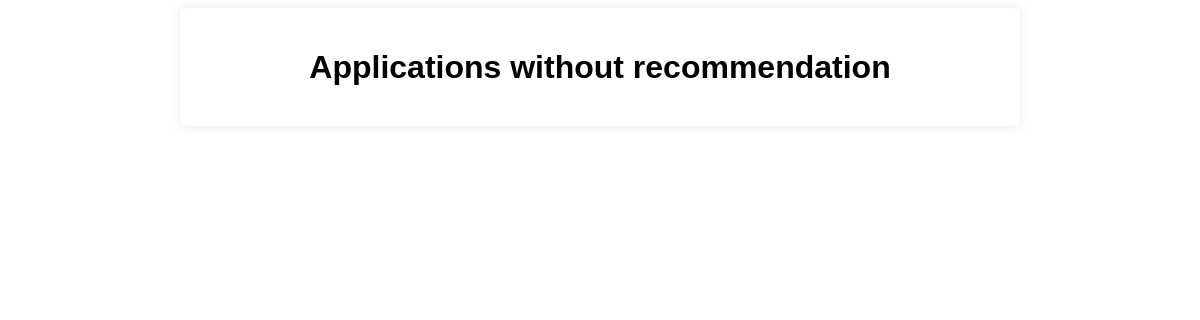
The app's page /applications, older data.
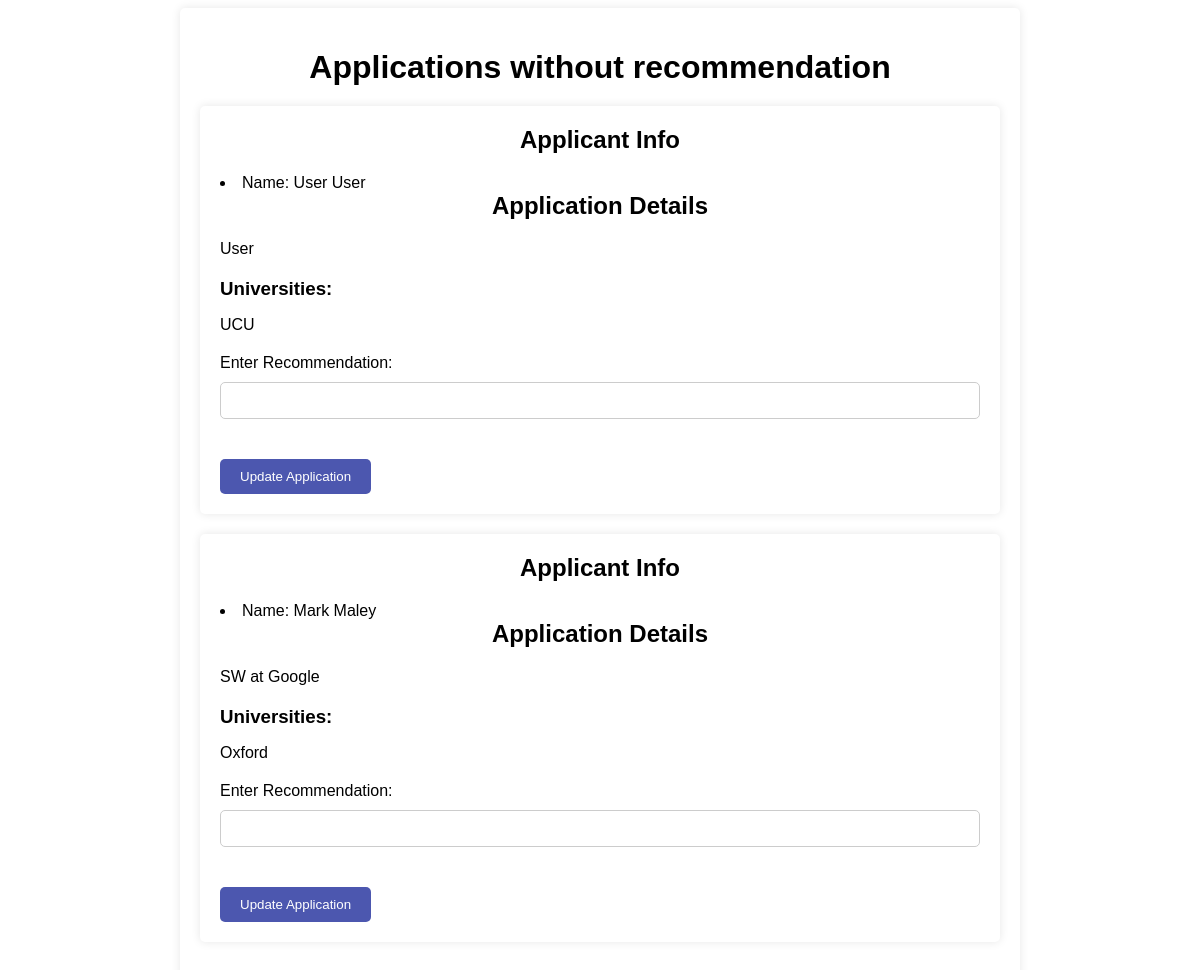
The same page, newer data.
### app.py (models this page shows, shortened)
class Application(db.Model):
    id = db.Column(db.Integer, primary_key=True)
    recommendation = db.Column(db.String(500))
    applicant_id = db.Column(db.Integer, db.ForeignKey('applicant.id'), unique=False, nullable=False)
    applicant = db.relationship("Applicant", back_populates="applications")
    position_id = db.Column(db.Integer, db.ForeignKey('position.id'), unique=False, nullable=False)
    position = db.relationship("Position", back_populates="applications")

class Applicant(db.Model):
    id = db.Column(db.Integer, primary_key=True)
    first_name = db.Column(db.String(45))
    last_name = db.Column(db.String(45))
    cv_id = db.Column(db.Integer, db.ForeignKey('cv.id'), unique=True)
    cv = db.relationship("CV", back_populates="applicant", uselist=False)
    applications = db.relationship('Application', back_populates='applicant', lazy='dynamic')
    offers = db.relationship('Offer', back_populates='applicant', lazy='dynamic')

class CV(db.Model):
    id = db.Column(db.Integer, primary_key=True)
    experience = db.Column(db.String(450))
    applicant = db.relationship("Applicant", back_populates="cv")
    universities = db.relationship('University', secondary=cv_universities_association, backref=db.backref('cvs', lazy='dynamic'))

class University(db.Model):
    id = db.Column(db.Integer, primary_key=True)
    name = db.Column(db.String(100))
    location = db.Column(db.String(100))

### app.py (the view)
@app.route('/applications')
def get_applications():
    applications = Application.query.filter(Application.recommendation == None).all()
    return render_template('applications.html', applications = applications)

### templates/applications.html (shortened to what this page needs)
<!DOCTYPE html>
<html lang="en">
<head>
    <link rel="stylesheet" type="text/css" href="{{ url_for('static', filename='styles/styles.css') }}">
</head>
<div class="container">
    <h1>Applications without recommendation</h1>
    <div class = "content_applications">
        {% for application in applications %}
            <div class="application">
                <h2>Applicant Info</h2>
                <li>Name: {{ application.applicant.first_name }} {{ application.applicant.last_name }}</li>
                <h2>Application Details</h2>
                <p>{{ application.applicant.cv.experience }}</p>
                <h3>Universities:</h3>
                <div>
                    {% for university in application.applicant.cv.universities %}
                        <p>{{ university.name }}</p>
                    {% endfor %}
                </div>
                <div class="update-container">
                    <label for="recommendation">Enter Recommendation:</label>
                    <input type="text" id="recommendation-{{ application.id }}">
                    <button class="update-application-button" data-id="{{ application.id }}">Update Application</button>
                </div>
            </div>
        {% endfor %}
        </div>
</div>
<body>
</body>
</html>

### static/styles/styles.css (style rules this page uses)
* { font-family: Arial, sans-serif; }
.container { max-width: 800px; margin: 0 auto; padding: 20px; }
.application { background-color: #fff; border-radius: 5px; padding: 20px; margin-bottom: 20px; box-shadow: 0 0 10px rgba(0, 0, 0, 0.1); }
.application h2 { margin-top: 0; }
.update-container { margin-top: 20px; }
.update-container label { display: block; margin-bottom: 10px; }
.update-container input[type="text"] { width: 100%; padding: 10px; border-radius: 5px; border: 1px solid #ccc; margin-bottom: 10px; box-sizing: border-box; }
.update-container button { padding: 10px 20px; border: none; border-radius: 5px; background-color: #4c57af; color: white; cursor: pointer; transition: background-color 0.3s; }
.container { background-color: #fff; border-radius: 5px; padding: 20px; box-shadow: 0 0 10px rgba(0, 0, 0, 0.1); }
.container h1 { text-align: center; margin-bottom: 20px; }
label { margin-bottom: 10px; }
input[type="text"] { width: 100%; padding: 10px; border-radius: 5px; border: 1px solid #ccc; margin-bottom: 10px; box-sizing: border-box; }
h2 { text-align: center; margin-bottom: 20px; }
label { margin-bottom: 5px; }
input[type="text"] { padding: 10px; border-radius: 5px; border: 1px solid #ccc; margin-bottom: 10px; box-sizing: border-box; }
h3 { margin-top: 20px; margin-bottom: 10px; }
.content_applications { margin-left: 0px; }
.update-application-button { margin-top: 30px; }

Row changes from the older to the newer data that the page shows:
added Application: applicant.first_name "User", applicant.last_name "User", applicant.cv.experience "User"
added University: name "UCU", shown under "User"
added Application: applicant.first_name "Mark", applicant.last_name "Maley", applicant.cv.experience "SW at Google"
added University: name "Oxford", shown under "Mark"
